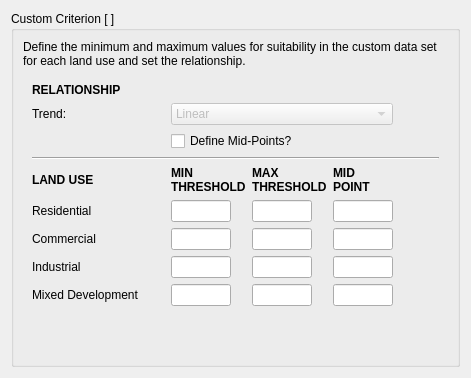
                      <widget class="QWidget" name="page_8">
                       <layout class="QVBoxLayout" name="verticalLayout_29">
                        <item>
                         <widget class="QGroupBox" name="custom_box">
                          <property name="title">
                           <string>Custom Criterion [ ]</string>
                          </property>
                          <layout class="QVBoxLayout" name="verticalLayout_33">
                           <item>
                            <widget class="QLabel" name="custom_descr">
                             <property name="text">
                              <string>Define the minimum and maximum values for suitability in the custom data set for each land use and set the relationship.</string>
                             </property>
                             <property name="wordWrap">
                              <bool>true</bool>
                             </property>
                            </widget>
                           </item>
                           <item>
                            <widget class="QWidget" name="custom_widget" native="true">
                             <layout class="QGridLayout" name="gridLayout_24">
                              <item row="13" column="5">
                               <spacer name="horizontalSpacer_92">
                                <property name="orientation">
                                 <enum>Qt::Horizontal</enum>
                                </property>
                                <property name="sizeHint" stdset="0">
                                 <size>
                                  <width>40</width>
                                  <height>20</height>
                                 </size>
                                </property>
                               </spacer>
                              </item>
                              <item row="8" column="0">
                               <widget class="QLabel" name="custom_header1">
                                <property name="text">
                                 <string>&lt;html&gt;&lt;head/&gt;&lt;body&gt;&lt;p&gt;&lt;span style=&quot; font-weight:600;&quot;&gt;LAND USE&lt;/span&gt;&lt;/p&gt;&lt;/body&gt;&lt;/html&gt;</string>
                                </property>
                               </widget>
                              </item>
                              <item row="9" column="3">
                               <widget class="QLineEdit" name="custom_res_max">
                                <property name="maximumSize">
                                 <size>
                                  <width>60</width>
                                  <height>16777215</height>
                                 </size>
                                </property>
                                <property name="text">
                                 <string/>
                                </property>
                               </widget>
                              </item>
                              <item row="13" column="0">
                               <widget class="QLabel" name="custom_lbl4">
                                <property name="text">
                                 <string>Mixed Development</string>
                                </property>
                               </widget>
                              </item>
                              <item row="11" column="2">
                               <widget class="QLineEdit" name="custom_com_min">
                                <property name="maximumSize">
                                 <size>
                                  <width>60</width>
                                  <height>16777215</height>
                                 </size>
                                </property>
                                <property name="text">
                                 <string/>
                                </property>
                               </widget>
                              </item>
                              <item row="8" column="2">
                               <widget class="QLabel" name="custom_header2">
                                <property name="text">
                                 <string>&lt;html&gt;&lt;head/&gt;&lt;body&gt;&lt;p&gt;&lt;span style=&quot; font-weight:600;&quot;&gt;MIN &lt;br/&gt;THRESHOLD&lt;/span&gt;&lt;/p&gt;&lt;/body&gt;&lt;/html&gt;</string>
                                </property>
                               </widget>
                              </item>
                              <item row="12" column="2">
                               <widget class="QLineEdit" name="custom_ind_min">
                                <property name="maximumSize">
                                 <size>
                                  <width>60</width>
                                  <height>16777215</height>
                                 </size>
                                </property>
                                <property name="text">
                                 <string/>
                                </property>
                               </widget>
                              </item>
                              <item row="12" column="5">
                               <spacer name="horizontalSpacer_91">
                                <property name="orientation">
                                 <enum>Qt::Horizontal</enum>
                                </property>
                                <property name="sizeHint" stdset="0">
                                 <size>
                                  <width>40</width>
                                  <height>20</height>
                                 </size>
                                </property>
                               </spacer>
                              </item>
                              <item row="11" column="5">
                               <spacer name="horizontalSpacer_90">
                                <property name="orientation">
                                 <enum>Qt::Horizontal</enum>
                                </property>
                                <property name="sizeHint" stdset="0">
                                 <size>
                                  <width>40</width>
                                  <height>20</height>
                                 </size>
                                </property>
                               </spacer>
                              </item>
                              <item row="9" column="5">
                               <spacer name="horizontalSpacer_93">
                                <property name="orientation">
                                 <enum>Qt::Horizontal</enum>
                                </property>
                                <property name="sizeHint" stdset="0">
                                 <size>
                                  <width>40</width>
                                  <height>20</height>
                                 </size>
                                </property>
                               </spacer>
                              </item>
                              <item row="12" column="0">
                               <widget class="QLabel" name="custom_lbl3">
                                <property name="text">
                                 <string>Industrial</string>
                                </property>
                               </widget>
                              </item>
                              <item row="11" column="3">
                               <widget class="QLineEdit" name="custom_com_max">
                                <property name="maximumSize">
                                 <size>
                                  <width>60</width>
                                  <height>16777215</height>
                                 </size>
                                </property>
                                <property name="text">
                                 <string/>
                                </property>
                               </widget>
                              </item>
                              <item row="12" column="3">
                               <widget class="QLineEdit" name="custom_ind_max">
                                <property name="maximumSize">
                                 <size>
                                  <width>60</width>
                                  <height>16777215</height>
                                 </size>
                                </property>
                                <property name="text">
                                 <string/>
                                </property>
                               </widget>
                              </item>
                              <item row="13" column="2">
                               <widget class="QLineEdit" name="custom_orc_min">
                                <property name="maximumSize">
                                 <size>
                                  <width>60</width>
                                  <height>16777215</height>
                                 </size>
                                </property>
                                <property name="text">
                                 <string/>
                                </property>
                               </widget>
                              </item>
                              <item row="11" column="1">
                               <spacer name="horizontalSpacer_96">
                                <property name="orientation">
                                 <enum>Qt::Horizontal</enum>
                                </property>
                                <property name="sizeType">
                                 <enum>QSizePolicy::Fixed</enum>
                                </property>
                                <property name="sizeHint" stdset="0">
                                 <size>
                                  <width>20</width>
                                  <height>20</height>
                                 </size>
                                </property>
                               </spacer>
                              </item>
                              <item row="13" column="3">
                               <widget class="QLineEdit" name="custom_orc_max">
                                <property name="maximumSize">
                                 <size>
                                  <width>60</width>
                                  <height>16777215</height>
                                 </size>
                                </property>
                                <property name="text">
                                 <string/>
                                </property>
                               </widget>
                              </item>
                              <item row="9" column="0">
                               <widget class="QLabel" name="custom_lbl1">
                                <property name="text">
                                 <string>Residential</string>
                                </property>
                               </widget>
                              </item>
                              <item row="8" column="3">
                               <widget class="QLabel" name="custom_header3">
                                <property name="text">
                                 <string>&lt;html&gt;&lt;head/&gt;&lt;body&gt;&lt;p&gt;&lt;span style=&quot; font-weight:600;&quot;&gt;MAX &lt;br/&gt;THRESHOLD&lt;/span&gt;&lt;/p&gt;&lt;/body&gt;&lt;/html&gt;</string>
                                </property>
                               </widget>
                              </item>
                              <item row="12" column="1">
                               <spacer name="horizontalSpacer_97">
                                <property name="orientation">
                                 <enum>Qt::Horizontal</enum>
                                </property>
                                <property name="sizeType">
                                 <enum>QSizePolicy::Fixed</enum>
                                </property>
                                <property name="sizeHint" stdset="0">
                                 <size>
                                  <width>20</width>
                                  <height>20</height>
                                 </size>
                                </property>
                               </spacer>
                              </item>
                              <item row="9" column="1">
                               <spacer name="horizontalSpacer_95">
                                <property name="orientation">
                                 <enum>Qt::Horizontal</enum>
                                </property>
                                <property name="sizeType">
                                 <enum>QSizePolicy::Fixed</enum>
                                </property>
                                <property name="sizeHint" stdset="0">
                                 <size>
                                  <width>20</width>
                                  <height>20</height>
                                 </size>
                                </property>
                               </spacer>
                              </item>
                              <item row="13" column="1">
                               <spacer name="horizontalSpacer_98">
                                <property name="orientation">
                                 <enum>Qt::Horizontal</enum>
                                </property>
                                <property name="sizeType">
                                 <enum>QSizePolicy::Fixed</enum>
                                </property>
                                <property name="sizeHint" stdset="0">
                                 <size>
                                  <width>20</width>
                                  <height>20</height>
                                 </size>
                                </property>
                               </spacer>
                              </item>
                              <item row="11" column="0">
                               <widget class="QLabel" name="custom_lbl2">
                                <property name="text">
                                 <string>Commercial</string>
                                </property>
                               </widget>
                              </item>
                              <item row="9" column="2">
                               <widget class="QLineEdit" name="custom_res_min">
                                <property name="maximumSize">
                                 <size>
                                  <width>60</width>
                                  <height>16777215</height>
                                 </size>
                                </property>
                                <property name="text">
                                 <string/>
                                </property>
                               </widget>
                              </item>
                              <item row="8" column="4">
                               <widget class="QLabel" name="custom_header4_2">
                                <property name="text">
                                 <string>&lt;html&gt;&lt;head/&gt;&lt;body&gt;&lt;p&gt;&lt;span style=&quot; font-weight:600;&quot;&gt;MID&lt;br/&gt;POINT&lt;/span&gt;&lt;/p&gt;&lt;/body&gt;&lt;/html&gt;</string>
                                </property>
                               </widget>
                              </item>
                              <item row="5" column="0" colspan="6">
                               <widget class="Line" name="line_4">
                                <property name="orientation">
                                 <enum>Qt::Horizontal</enum>
                                </property>
                               </widget>
                              </item>
                              <item row="9" column="4">
                               <widget class="QLineEdit" name="custom_res_midpoint">
                                <property name="maximumSize">
                                 <size>
                                  <width>60</width>
                                  <height>16777215</height>
                                 </size>
                                </property>
                                <property name="text">
                                 <string/>
                                </property>
                               </widget>
                              </item>
                              <item row="12" column="4">
                               <widget class="QLineEdit" name="custom_ind_midpoint">
                                <property name="maximumSize">
                                 <size>
                                  <width>60</width>
                                  <height>16777215</height>
                                 </size>
                                </property>
                                <property name="text">
                                 <string/>
                                </property>
                               </widget>
                              </item>
                              <item row="11" column="4">
                               <widget class="QLineEdit" name="custom_com_midpoint">
                                <property name="maximumSize">
                                 <size>
                                  <width>60</width>
                                  <height>16777215</height>
                                 </size>
                                </property>
                                <property name="text">
                                 <string/>
                                </property>
                               </widget>
                              </item>
                              <item row="13" column="4">
                               <widget class="QLineEdit" name="custom_orc_midpoint">
                                <property name="maximumSize">
                                 <size>
                                  <width>60</width>
                                  <height>16777215</height>
                                 </size>
                                </property>
                                <property name="text">
                                 <string/>
                                </property>
                               </widget>
                              </item>
                              <item row="3" column="0">
                               <widget class="QLabel" name="custom_lbl5">
                                <property name="text">
                                 <string>Trend:</string>
                                </property>
                               </widget>
                              </item>
                              <item row="0" column="0">
                               <widget class="QLabel" name="custom_header4">
                                <property name="text">
                                 <string>&lt;html&gt;&lt;head/&gt;&lt;body&gt;&lt;p&gt;&lt;span style=&quot; font-weight:600;&quot;&gt;RELATIONSHIP&lt;/span&gt;&lt;/p&gt;&lt;/body&gt;&lt;/html&gt;</string>
                                </property>
                               </widget>
                              </item>
                              <item row="3" column="5">
                               <spacer name="horizontalSpacer_89">
                                <property name="orientation">
                                 <enum>Qt::Horizontal</enum>
                                </property>
                                <property name="sizeHint" stdset="0">
                                 <size>
                                  <width>40</width>
                                  <height>20</height>
                                 </size>
                                </property>
                               </spacer>
                              </item>
                              <item row="3" column="1">
                               <spacer name="horizontalSpacer_99">
                                <property name="orientation">
                                 <enum>Qt::Horizontal</enum>
                                </property>
                                <property name="sizeType">
                                 <enum>QSizePolicy::Fixed</enum>
                                </property>
                                <property name="sizeHint" stdset="0">
                                 <size>
                                  <width>20</width>
                                  <height>20</height>
                                 </size>
                                </property>
                               </spacer>
                              </item>
                              <item row="3" column="2" colspan="3">
                               <widget class="QComboBox" name="custom_trend_combo">
                                <property name="enabled">
                                 <bool>false</bool>
                                </property>
                                <property name="minimumSize">
                                 <size>
                                  <width>200</width>
                                  <height>0</height>
                                 </size>
                                </property>
                                <item>
                                 <property name="text">
                                  <string>Linear</string>
                                 </property>
                                </item>
                                <item>
                                 <property name="text">
                                  <string>Quadratic</string>
                                 </property>
                                </item>
                                <item>
                                 <property name="text">
                                  <string>Cubic</string>
                                 </property>
                                </item>
                                <item>
                                 <property name="text">
                                  <string>Inverse Quadratic</string>
                                 </property>
                                </item>
                                <item>
                                 <property name="text">
                                  <string>Inverse Cubic</string>
                                 </property>
                                </item>
                                <item>
                                 <property name="text">
                                  <string>Sigmoid</string>
                                 </property>
                                </item>
                                <item>
                                 <property name="text">
                                  <string>Mid-Point</string>
                                 </property>
                                </item>
                               </widget>
                              </item>
                              <item row="4" column="2" colspan="3">
                               <widget class="QCheckBox" name="custom_include_midpoints">
                                <property name="text">
                                 <string>Define Mid-Points?</string>
                                </property>
                               </widget>
                              </item>
                             </layout>
                            </widget>
                           </item>
                           <item>
                            <spacer name="verticalSpacer_5">
                             <property name="orientation">
                              <enum>Qt::Vertical</enum>
                             </property>
                             <property name="sizeHint" stdset="0">
                              <size>
                               <width>20</width>
                               <height>40</height>
                              </size>
                             </property>
                            </spacer>
                           </item>
                          </layout>
                         </widget>
                        </item>
                       </layout>
                      </widget>
